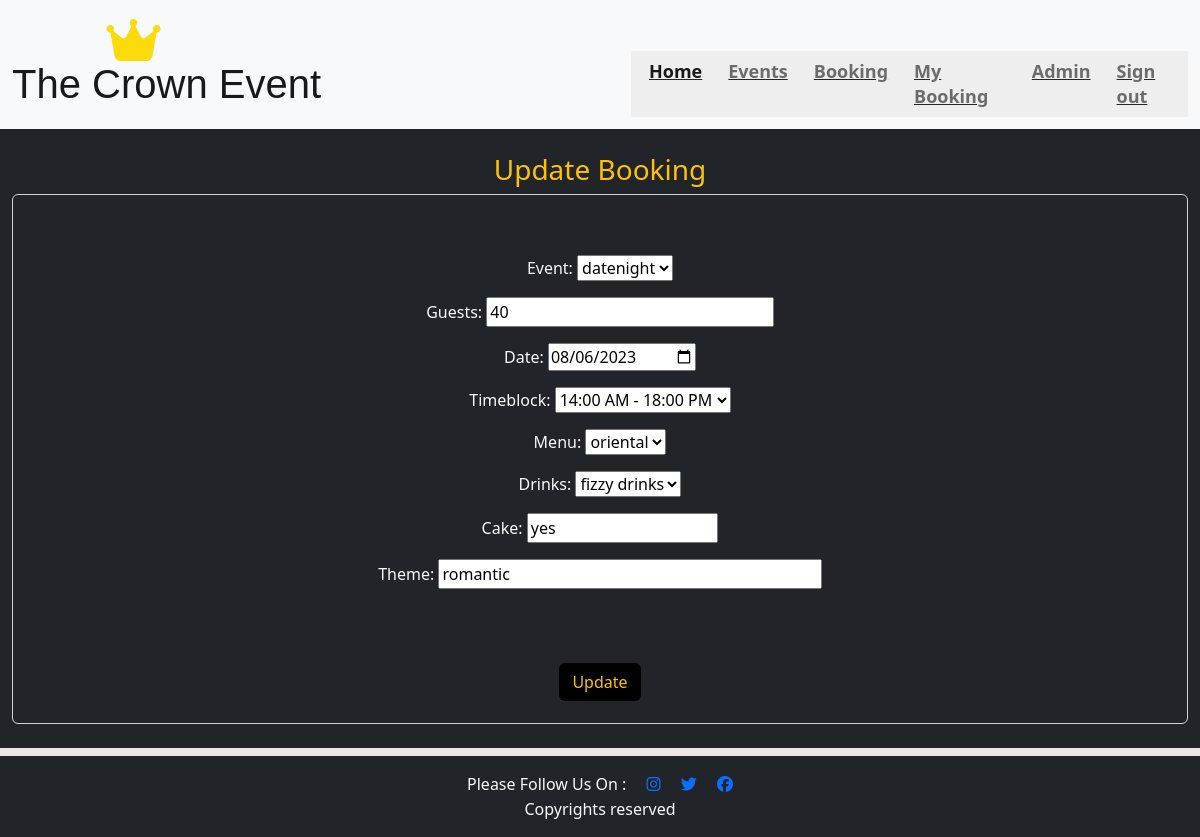
Page /update_booking/6/ (signed in) on the committed database.
### eventbooking/models.py (models this page shows, shortened)
class Booking(models.Model):
    MENU_CHOICE = (
        ("Italien", "italien"),
        ("chinese", "chinese"),
        ("oriental", "oriental"),
        ("indien", "indien"),
        ("snacks", "snacks")
    )
    TIME_CHOICE = (
        ("8:00 AM - 12:00 PM", "8:00 AM - 12:00 PM"),
        ("14:00 AM - 18:00 PM", "14:00 AM - 18:00 PM"),
        ("20:00 AM - 00:00 AM", "20:00 AM - 00:00 AM")
    )
    DRINKS_CHOICE = (
        ("juices", "juices"),
        ("shakes", "shakes"),
        ("smoothies", "smoothies"),
        ("cocktails", "cocktails"),
        ("fizzy drinks", "fizzy drinks")
    )
    event = models.ForeignKey(Event, on_delete=models.CASCADE, related_name="event_bookings")
    date = models.DateField(null=True, blank=False)
    timeblock = models.CharField(blank=False, null=True, max_length=50, choices=TIME_CHOICE)
    theme = models.TextField(max_length=200)
    guests = models.PositiveIntegerField(validators=[MinValueValidator(15), MaxValueValidator(50)])
    menu = models.CharField(null=True, blank=False, max_length=100, choices=MENU_CHOICE)
    cake = models.CharField(null=True, blank=False, max_length=20)
    drinks = models.CharField(null=True, blank=False, max_length=100, choices=DRINKS_CHOICE)
    username = models.ForeignKey(User, on_delete=models.CASCADE,
                                 related_name="user_bookings")
    approved = models.BooleanField(default=False)

### eventbooking/views.py (the view, shortened to what this page needs)
# urls.py: path('update_booking/<int:booking_id>/', login_required(views.UpdateBookingView.as_view()), name='update_booking'),
class UpdateBookingView(UpdateView):
    template_name = 'update_booking.html'
    date = date.today()
    def get(self, request, booking_id):
        booking = get_object_or_404(Booking, id=booking_id, username=request.user)
        form = BookingForm(instance=booking)
        context = {
            'form': form,
        }
        return render(request, 'update_booking.html', context)

### eventbooking/forms.py (shortened to what this page needs)
class BookingForm(forms.ModelForm):
    class Meta:
        model = Booking
        fields = ['event', 'guests', 'date', 'timeblock', 'menu', 'drinks','cake', 'theme']
        widgets = {
            'cake': forms.TextInput(attrs={'class': 'form-field col-2', 'type': 'text', 'placeholder': 'Yes, or no'}),
            'theme': forms.TextInput(attrs={'class': 'form-texinput col-4','placeholder': 'Please share what Theme you want for the Event e,g. Fairy Tale Theme, Unicorn Theme, Dinosaur Theme.'}),
            'date': forms.widgets.DateInput(attrs={'type': 'date'}),
            'guests': forms.TextInput(attrs={'class': 'form-field col-3', 'type': 'text', 'placeholder': 'please choose between 15 and 50'}),
        }

### eventbooking/models.py (called while the page is built)
    def __str__(self):
        return self.title

### templates/update_booking.html (shortened to what this page needs)
{% extends "base.html" %}
{% load static %}
{% block content %}
<center>
  <div class="container-fluid bg-dark" id="updatebookingform">
    <div class="col-md-12 py-4">
      <h3 class="text-warning ">Update Booking</h3>
      <form method="post"  class="form-control bg-dark text-center text-light">
      {{ form.as_p }}
      <button type="submit" method=" POST" class="btn btn-form text-warning mb-3">Update</button>
      </form>
    </div>
  </div>
</center>
{% endblock %}

### static/css/style.css (style rules this page uses)
body { background-color: rgba(216, 214, 212, 0.541); background-image: url('https://res.cloudinary.com/doqqdubuq/image/upload/t_Banner 16:9/v1689110187/enmanuel-betances-santos-ZZybvrJA8uo-unsplash_1_ammgym.jpg'); background-position:center; background-repeat: no-repeat; background-size: cover; height: 100vh; width: 100%; }
.btn { background-color: black; margin-top: 5%; }
.form-control { padding-top: 60px; }

### rows in the picture
Booking: event "datenight", guests "40", date "08/06/2023", timeblock "14:00 AM - 18:00 PM", menu "oriental", drinks "fizzy drinks", cake "yes", theme "romantic"
